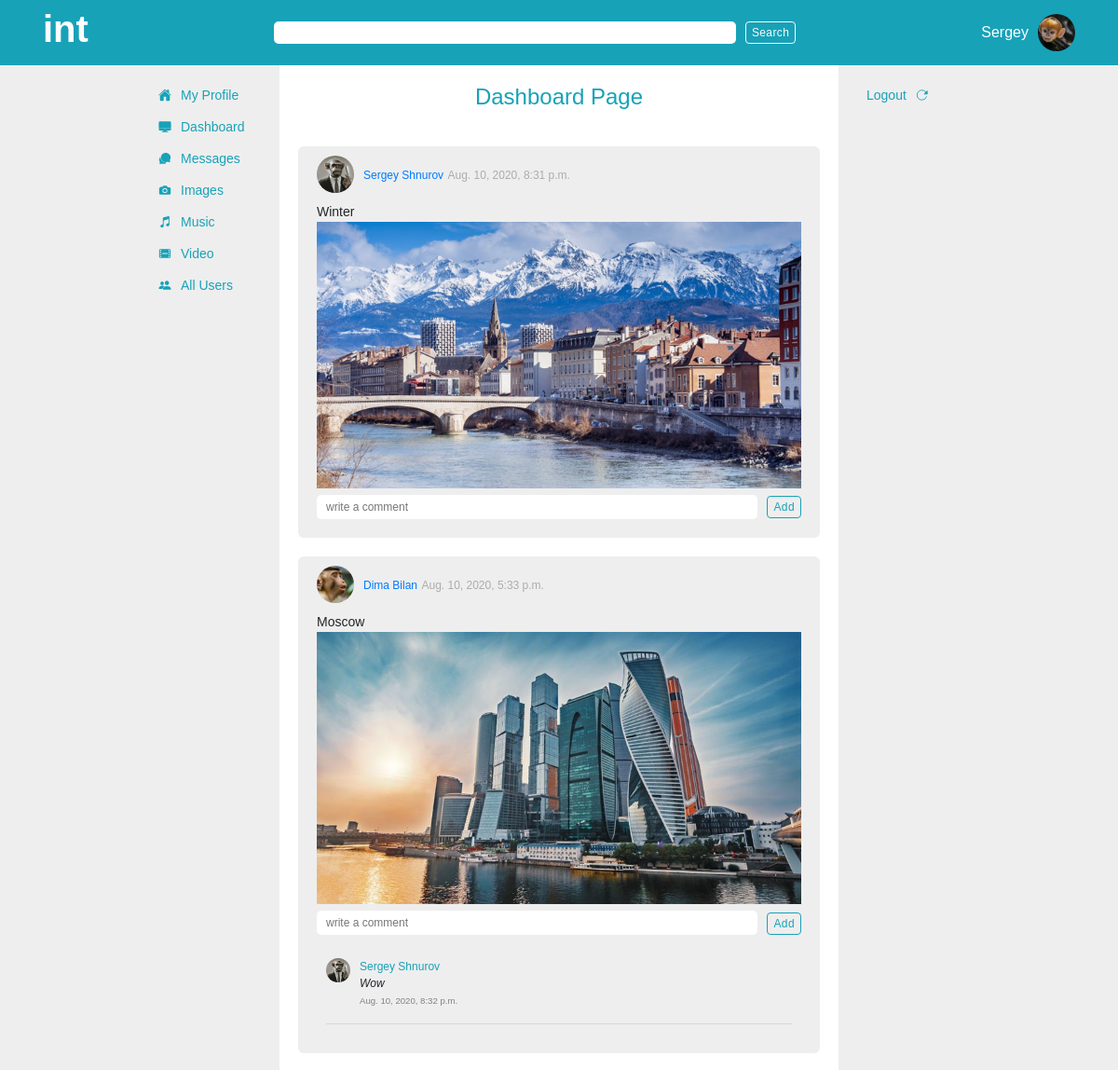
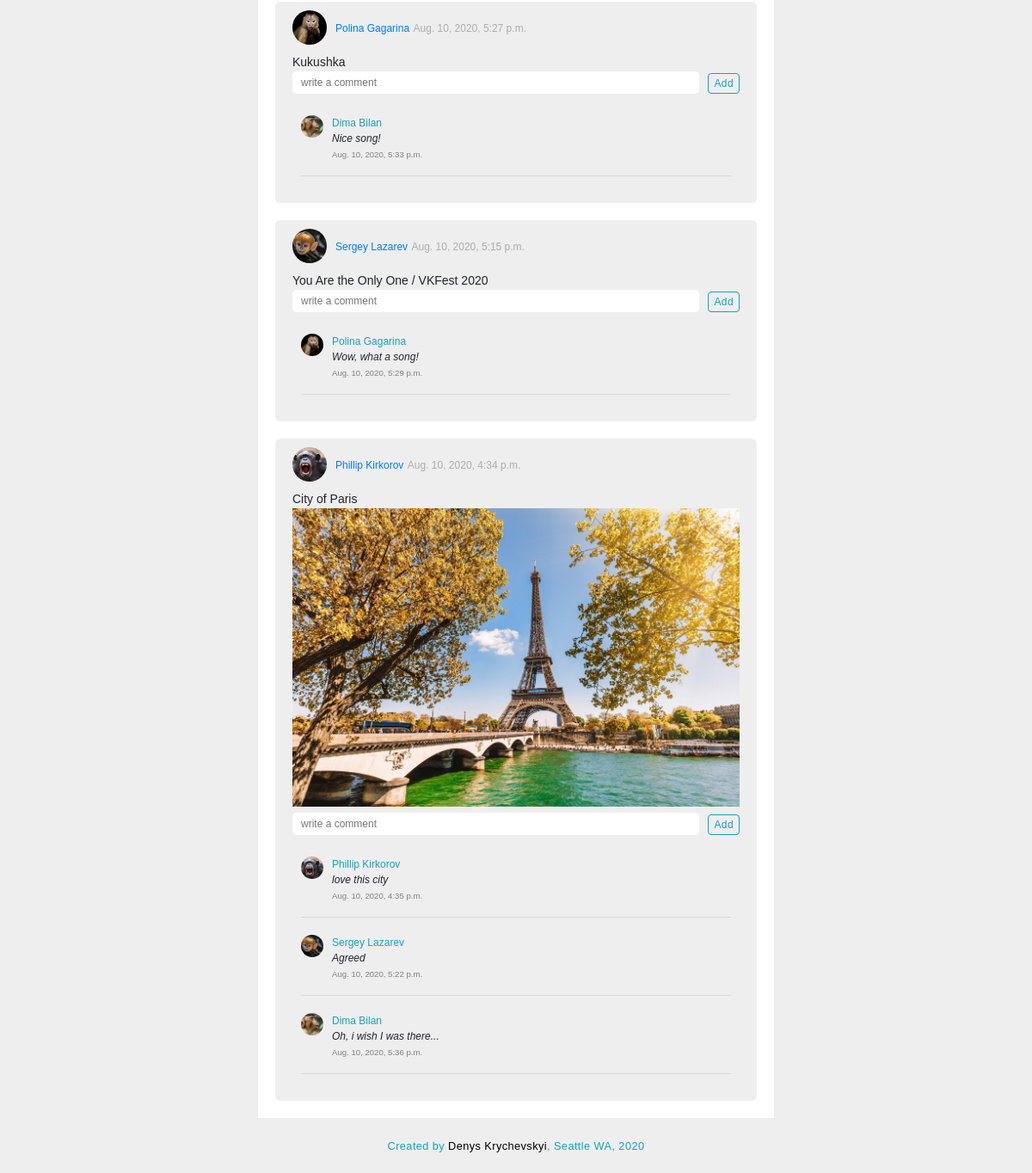
Page /dashboard (signed in) on the committed database (2 pictures, top to bottom).
### app_one/models.py (models this page shows, shortened)
class User(models.Model):
    first_name = models.CharField(max_length = 255)
    last_name = models.CharField(max_length = 255)
    nickname = 	models.CharField(max_length = 50, blank=True, null = True)
    initials = 	models.CharField(max_length = 10, blank=True, null = True)
    birth_date = models.DateTimeField()
    avatar = models.ImageField(upload_to='avatars', default=None, blank=True, null = True)	#upload to avatars is a directory inside media directory, it will go like media/avatars
    email = models.TextField()
    phone_num = models.IntegerField(blank=True, null = True)
    about = models.TextField(blank=True, null = True)
    password = models.TextField()
    location = models.CharField(max_length = 255, blank=True, null = True)
    created_at = models.DateTimeField(auto_now_add = True)
    updated_at = models.DateTimeField(auto_now = True)
    objects = UserManager()

class Post(models.Model):
    title = models.CharField(max_length = 255, null = True, blank=True, default=None)
    content = models.TextField()
    post_image = models.ImageField(upload_to='post_images', default=None, blank=True, null = True)
    poster = models.ForeignKey(User, related_name = 'poster', on_delete=models.CASCADE)
    created_at = models.DateTimeField(auto_now_add = True)
    updated_at = models.DateTimeField(auto_now = True)
    objects = PostManager()

class Comment(models.Model):
    comment = models.TextField(default = 'Hello')
    poster = models.ForeignKey(User, related_name = 'comments', on_delete=models.CASCADE) # Comments has a poster, User has comments
    post = models.ForeignKey(Post, related_name = 'comments', on_delete=models.CASCADE) # message where comment was posted on. Message has comments, but comment belongs to one message
    created_at = models.DateTimeField(auto_now_add = True)
    updated_at = models.DateTimeField(auto_now = True)

### app_one/views.py (the view)
# urls.py: path('dashboard', views.dashboard),
def dashboard(request):
    context = {
        'curr_user': User.objects.get(id = request.session['user_id']),
        'posts': Post.objects.all().order_by('-created_at'),
        'videos': Video_item.objects.all()
    }
    return render(request, 'dashboard.html', context)

### app_one/templates/dashboard.html (shortened to what this page needs)
{% load embed_video_tags %}
<!DOCTYPE html>
<html lang="en">
<head>
    {% include 'head.html' %}
</head>
<body>
    <div class="outer_container">
        {% include 'search.html' %}
        <div class="inner_container">
            <div class="inner">
                {% include 'navbar.html' %}
                <div class="main_container">
                    <div class="page_title_container">
                        <h4>Dashboard Page</h4>
                    </div>
                    <div class="all_posts_container">
                        {% for post in posts %}
                            <div class="post_container">
                                <div class="post_header">
                                    <div class="avatar">
                                        <a href="/user/{{ post.poster.id }}/profile" ><img src="{{ MEDIA_URL }}{{ post.poster.avatar }}" alt="{{ post.poster.first_name}}'s avatar"></a>
                                    </div>
                                    <div class="poster">
                                        <a href="/user/{{ post.poster.id }}/profile" class="poster_name">{{ post.poster.first_name }} {{ post.poster.last_name }}</a>
                                        <small>{{ post.created_at }}</small>
                                    </div>
                                </div>
                                <p class="post_content">{{ post.content }}</p>
                                {% if post.post_image %}
                                <div class="post_image_container">
                                    <img src="{{ MEDIA_URL }}{{ post.post_image }}" alt="">
                                </div>
                                {% endif %}
                                <div class="comment_container">
                                    <form action="/add_comment/post/{{ post.id }}" id="form_addComment" method="POST">
                                        <div class="comment_input">
                                            <div class="add_comment_input">
                                                <input type="text" name="comment" placeholder="write a comment">
                                            </div>
                                            <button class="btn btn-outline-info btn_add" >Add</button>
                                        </div>
                                    </form>
                                    <div class="display_comments_container">
                                        {% for comment in post.comments.all %}
                                        <div class="display_comment">
                                            <div class="comment_poster_photo">
                                                <a href="/user/{{ comment.poster.id }}/profile"><img src="{{ MEDIA_URL }}{{ comment.poster.avatar }}" alt=""></a>
                                            </div>
                                            <div class="comment_content">
                                                <a class="comment_poster" href="">{{ comment.poster.first_name }} {{ comment.poster.last_name }}</a>
                                                <p class="comment_text">{{ comment.comment }}</p>
                                                <small>{{ comment.created_at }}</small>
                                            </div>
                                        </div>
                                        <hr>
                                        {% endfor %}
                                    </div>
                                </div>
                            </div>
                        {% endfor %}
                    </div>
                </div>
                {% include 'sidebar.html' %}
            </div>
        </div>
        {% include 'footer.html' %}
    </div>
</body>
</html>

### app_one/templates/search.html
<div id="search_bar_container">
    <div id="search_bar">
        <div class="logo_container">
            <h1 class="logotip">int</h1>
        </div>
        <div class="form_container">
            <form action="" method="post" class="form-inline">
                <input class="search_bar1" type="search" name="" id="">
                <button class="btn btn-outline-light search_bar1_btn" type="submit">Search</button>
            </form>
        </div>
        <div class="current_user_container">
            {% if request.session.user_id != null %}
            <p>{{ curr_user.first_name }}</p>
            <img src="{{ MEDIA_URL }}{{ curr_user.avatar }}" alt="avatar">
            {% endif %}
        </div>
    </div>
</div>

### rows in the picture
User: first_name "Sergey", avatar (picture)
Post: poster.avatar (picture), poster.first_name "Sergey", poster.last_name "Shnurov", created_at "Aug. 10, 2020, 8:31 p.m.", content "Winter", post_image (picture)
Post: poster.avatar (picture), poster.first_name "Dima", poster.last_name "Bilan", created_at "Aug. 10, 2020, 5:33 p.m.", content "Moscow", post_image (picture)
Comment: poster.avatar (picture), poster.first_name "Sergey", poster.last_name "Shnurov", comment "Wow", created_at "Aug. 10, 2020, 8:32 p.m."
Post: poster.avatar (picture), poster.first_name "Polina", poster.last_name "Gagarina", created_at "Aug. 10, 2020, 5:27 p.m.", content "Kukushka"
Comment: poster.avatar (picture), poster.first_name "Dima", poster.last_name "Bilan", comment "Nice song!", created_at "Aug. 10, 2020, 5:33 p.m."
Post: poster.avatar (picture), poster.first_name "Sergey", poster.last_name "Lazarev", created_at "Aug. 10, 2020, 5:15 p.m.", content "You Are the Only One / VKFest 2020"
Comment: poster.avatar (picture), poster.first_name "Polina", poster.last_name "Gagarina", comment "Wow, what a song!", created_at "Aug. 10, 2020, 5:29 p.m."
Post: poster.avatar (picture), poster.first_name "Phillip", poster.last_name "Kirkorov", created_at "Aug. 10, 2020, 4:34 p.m.", content "City of Paris", post_image (picture)
Comment: poster.avatar (picture), poster.first_name "Phillip", poster.last_name "Kirkorov", comment "love this city", created_at "Aug. 10, 2020, 4:35 p.m."
Comment: poster.avatar (picture), poster.first_name "Sergey", poster.last_name "Lazarev", comment "Agreed", created_at "Aug. 10, 2020, 5:22 p.m."
Comment: poster.avatar (picture), poster.first_name "Dima", poster.last_name "Bilan", comment "Oh, i wish I was there...", created_at "Aug. 10, 2020, 5:36 p.m."
